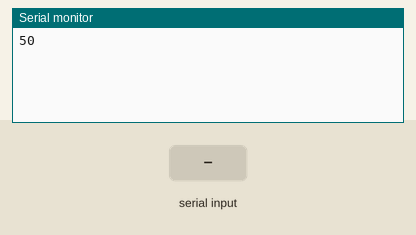
Recording of a program running on a simulated Arduino Uno, built with avr-gcc and run on an emulated ATmega328P. On the bench: the last lines printed to the serial monitor. The test bench sets the inputs (shaded band).

Above: at 1.2 s.
1.3 s: "90,45\n" received over Serial
At 2.2 s:
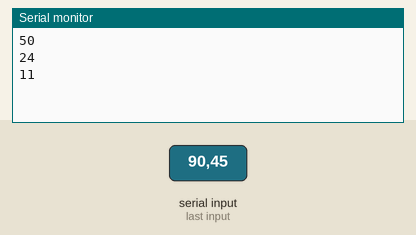
2.8 s: "30,150\n" received over Serial
At 5.5 s:
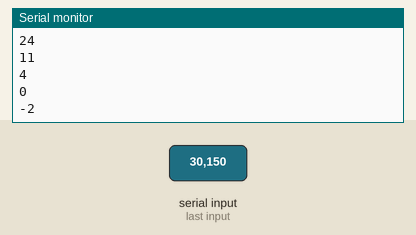
Timing chart, 0 to 7.0 s (numbered marks = the images above; inputs shaded):
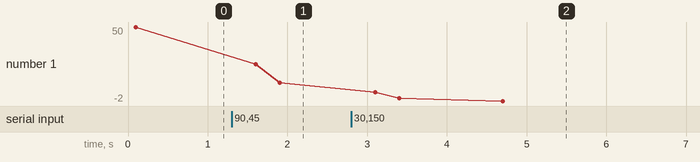

The program:

main.cpp
```cpp
#include <Arduino.h>
#include <stdlib.h>

void binaryGuess();
void firstGuess();

static int changeValue = 25;
static int guess = 50;

static bool isEnd = false;
static bool isItThefirstGuess = true;


static const int MORE = 2, LESS = 0,RIGHT = 1;


void setup() {
    	Serial.begin(9600);
}

void loop() {
    if (!isEnd)
    {
      firstGuess();
      binaryGuess();
    }


}

void firstGuess(){
  if(isItThefirstGuess ) {
    delay(100);
    Serial.println(guess);
    isItThefirstGuess = false;

  }


}

void binaryGuess(){
  if (Serial.available() > 0)
  {
    int resultOfGuess =  Serial.parseInt();


    if (resultOfGuess == RIGHT)
    {
      isEnd = true;
      return;
    }else if(resultOfGuess == MORE){
      guess += changeValue + 1;
    }else{
      guess -= changeValue + 1;
    }

    changeValue = changeValue/2;

    delay(300);
    Serial.println(guess);
  }
}
```

Measured:
- after the input at 1.3 s, the serial monitor: prints a new line after 0.30 s (image 1)
- after the input at 2.8 s, the serial monitor: prints a new line after 0.60 s (image 2)
- plotted number 1: 50 → 11 after the input at 1.3 s, 11 → -2 after the input at 2.8 s
